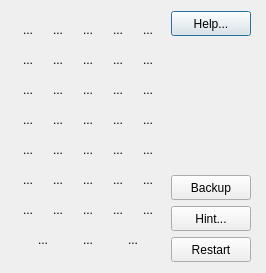
<?xml version="1.0" encoding="UTF-8"?>
<ui version="4.0">
 <class>CBidDialog</class>
 <widget class="QDialog" name="CBidDialog">
  <property name="geometry">
   <rect>
    <x>0</x>
    <y>0</y>
    <width>266</width>
    <height>273</height>
   </rect>
  </property>
  <property name="sizePolicy">
   <sizepolicy hsizetype="Preferred" vsizetype="Preferred">
    <horstretch>0</horstretch>
    <verstretch>0</verstretch>
   </sizepolicy>
  </property>
  <property name="windowTitle">
   <string>Bid</string>
  </property>
  <layout class="QVBoxLayout" name="verticalLayout_5">
   <item>
    <layout class="QHBoxLayout" name="horizontalLayout_12">
     <item>
      <layout class="QVBoxLayout" name="verticalLayout_2">
       <property name="spacing">
        <number>0</number>
       </property>
       <item>
        <layout class="QHBoxLayout" name="horizontalLayout_4">
         <item>
          <widget class="QToolButton" name="bid1C">
           <property name="sizePolicy">
            <sizepolicy hsizetype="Fixed" vsizetype="Fixed">
             <horstretch>0</horstretch>
             <verstretch>0</verstretch>
            </sizepolicy>
           </property>
           <property name="minimumSize">
            <size>
             <width>30</width>
             <height>22</height>
            </size>
           </property>
           <property name="text">
            <string>...</string>
           </property>
           <property name="icon">
            <iconset resource="images.qrc">
             <normaloff>:/newPrefix/resources/ico_1c.ico</normaloff>:/newPrefix/resources/ico_1c.ico</iconset>
           </property>
           <property name="iconSize">
            <size>
             <width>18</width>
             <height>12</height>
            </size>
           </property>
           <property name="popupMode">
            <enum>QToolButton::DelayedPopup</enum>
           </property>
           <property name="autoRaise">
            <bool>true</bool>
           </property>
           <property name="arrowType">
            <enum>Qt::NoArrow</enum>
           </property>
          </widget>
         </item>
         <item>
          <widget class="QToolButton" name="bid1D">
           <property name="sizePolicy">
            <sizepolicy hsizetype="Fixed" vsizetype="Fixed">
             <horstretch>0</horstretch>
             <verstretch>0</verstretch>
            </sizepolicy>
           </property>
           <property name="minimumSize">
            <size>
             <width>30</width>
             <height>22</height>
            </size>
           </property>
           <property name="text">
            <string>...</string>
           </property>
           <property name="icon">
            <iconset resource="images.qrc">
             <normaloff>:/newPrefix/resources/ico_1d.ico</normaloff>:/newPrefix/resources/ico_1d.ico</iconset>
           </property>
           <property name="iconSize">
            <size>
             <width>18</width>
             <height>12</height>
            </size>
           </property>
           <property name="autoRaise">
            <bool>true</bool>
           </property>
          </widget>
         </item>
         <item>
          <widget class="QToolButton" name="bid1H">
           <property name="sizePolicy">
            <sizepolicy hsizetype="Fixed" vsizetype="Fixed">
             <horstretch>0</horstretch>
             <verstretch>0</verstretch>
            </sizepolicy>
           </property>
           <property name="minimumSize">
            <size>
             <width>30</width>
             <height>22</height>
            </size>
           </property>
           <property name="text">
            <string>...</string>
           </property>
           <property name="icon">
            <iconset resource="images.qrc">
             <normaloff>:/newPrefix/resources/ico_1h.ico</normaloff>:/newPrefix/resources/ico_1h.ico</iconset>
           </property>
           <property name="iconSize">
            <size>
             <width>18</width>
             <height>12</height>
            </size>
           </property>
           <property name="autoRaise">
            <bool>true</bool>
           </property>
          </widget>
         </item>
         <item>
          <widget class="QToolButton" name="bid1S">
           <property name="sizePolicy">
            <sizepolicy hsizetype="Fixed" vsizetype="Fixed">
             <horstretch>0</horstretch>
             <verstretch>0</verstretch>
            </sizepolicy>
           </property>
           <property name="minimumSize">
            <size>
             <width>30</width>
             <height>22</height>
            </size>
           </property>
           <property name="text">
            <string>...</string>
           </property>
           <property name="icon">
            <iconset resource="images.qrc">
             <normaloff>:/newPrefix/resources/ico_1s.ico</normaloff>:/newPrefix/resources/ico_1s.ico</iconset>
           </property>
           <property name="iconSize">
            <size>
             <width>18</width>
             <height>12</height>
            </size>
           </property>
           <property name="autoRaise">
            <bool>true</bool>
           </property>
          </widget>
         </item>
         <item>
          <widget class="QToolButton" name="bid1NT">
           <property name="sizePolicy">
            <sizepolicy hsizetype="Fixed" vsizetype="Fixed">
             <horstretch>0</horstretch>
             <verstretch>0</verstretch>
            </sizepolicy>
           </property>
           <property name="minimumSize">
            <size>
             <width>30</width>
             <height>22</height>
            </size>
           </property>
           <property name="text">
            <string>...</string>
           </property>
           <property name="icon">
            <iconset resource="images.qrc">
             <normaloff>:/newPrefix/resources/ico_1nt.ico</normaloff>:/newPrefix/resources/ico_1nt.ico</iconset>
           </property>
           <property name="iconSize">
            <size>
             <width>18</width>
             <height>12</height>
            </size>
           </property>
           <property name="autoRaise">
            <bool>true</bool>
           </property>
          </widget>
         </item>
        </layout>
       </item>
       <item>
        <layout class="QHBoxLayout" name="horizontalLayout_5">
         <item>
          <widget class="QToolButton" name="bid2C">
           <property name="minimumSize">
            <size>
             <width>30</width>
             <height>22</height>
            </size>
           </property>
           <property name="text">
            <string>...</string>
           </property>
           <property name="icon">
            <iconset resource="images.qrc">
             <normaloff>:/newPrefix/resources/ico_2c.ico</normaloff>:/newPrefix/resources/ico_2c.ico</iconset>
           </property>
           <property name="iconSize">
            <size>
             <width>18</width>
             <height>12</height>
            </size>
           </property>
           <property name="autoRaise">
            <bool>true</bool>
           </property>
          </widget>
         </item>
         <item>
          <widget class="QToolButton" name="bid2D">
           <property name="minimumSize">
            <size>
             <width>30</width>
             <height>22</height>
            </size>
           </property>
           <property name="text">
            <string>...</string>
           </property>
           <property name="icon">
            <iconset resource="images.qrc">
             <normaloff>:/newPrefix/resources/ico_2d.ico</normaloff>:/newPrefix/resources/ico_2d.ico</iconset>
           </property>
           <property name="iconSize">
            <size>
             <width>18</width>
             <height>12</height>
            </size>
           </property>
           <property name="autoRaise">
            <bool>true</bool>
           </property>
          </widget>
         </item>
         <item>
          <widget class="QToolButton" name="bid2H">
           <property name="minimumSize">
            <size>
             <width>30</width>
             <height>22</height>
            </size>
           </property>
           <property name="text">
            <string>...</string>
           </property>
           <property name="icon">
            <iconset resource="images.qrc">
             <normaloff>:/newPrefix/resources/ico_2h.ico</normaloff>:/newPrefix/resources/ico_2h.ico</iconset>
           </property>
           <property name="iconSize">
            <size>
             <width>18</width>
             <height>12</height>
            </size>
           </property>
           <property name="autoRaise">
            <bool>true</bool>
           </property>
          </widget>
         </item>
         <item>
          <widget class="QToolButton" name="bid2S">
           <property name="minimumSize">
            <size>
             <width>30</width>
             <height>22</height>
            </size>
           </property>
           <property name="text">
            <string>...</string>
           </property>
           <property name="icon">
            <iconset resource="images.qrc">
             <normaloff>:/newPrefix/resources/ico_2s.ico</normaloff>:/newPrefix/resources/ico_2s.ico</iconset>
           </property>
           <property name="iconSize">
            <size>
             <width>18</width>
             <height>12</height>
            </size>
           </property>
           <property name="autoRaise">
            <bool>true</bool>
           </property>
          </widget>
         </item>
         <item>
          <widget class="QToolButton" name="bid2NT">
           <property name="minimumSize">
            <size>
             <width>30</width>
             <height>22</height>
            </size>
           </property>
           <property name="text">
            <string>...</string>
           </property>
           <property name="icon">
            <iconset resource="images.qrc">
             <normaloff>:/newPrefix/resources/ico_2nt.ico</normaloff>:/newPrefix/resources/ico_2nt.ico</iconset>
           </property>
           <property name="iconSize">
            <size>
             <width>18</width>
             <height>12</height>
            </size>
           </property>
           <property name="autoRaise">
            <bool>true</bool>
           </property>
          </widget>
         </item>
        </layout>
       </item>
       <item>
        <layout class="QHBoxLayout" name="horizontalLayout_6">
         <item>
          <widget class="QToolButton" name="bid3C">
           <property name="minimumSize">
            <size>
             <width>30</width>
             <height>22</height>
            </size>
           </property>
           <property name="text">
            <string>...</string>
           </property>
           <property name="icon">
            <iconset resource="images.qrc">
             <normaloff>:/newPrefix/resources/ico_3c.ico</normaloff>:/newPrefix/resources/ico_3c.ico</iconset>
           </property>
           <property name="iconSize">
            <size>
             <width>18</width>
             <height>12</height>
            </size>
           </property>
           <property name="autoRaise">
            <bool>true</bool>
           </property>
          </widget>
         </item>
         <item>
          <widget class="QToolButton" name="bid3D">
           <property name="minimumSize">
            <size>
             <width>30</width>
             <height>22</height>
            </size>
           </property>
           <property name="text">
            <string>...</string>
           </property>
           <property name="icon">
            <iconset resource="images.qrc">
             <normaloff>:/newPrefix/resources/ico_3d.ico</normaloff>:/newPrefix/resources/ico_3d.ico</iconset>
           </property>
           <property name="iconSize">
            <size>
             <width>18</width>
             <height>12</height>
            </size>
           </property>
           <property name="autoRaise">
            <bool>true</bool>
           </property>
          </widget>
         </item>
         <item>
          <widget class="QToolButton" name="bid3H">
           <property name="minimumSize">
            <size>
             <width>30</width>
             <height>22</height>
            </size>
           </property>
           <property name="text">
            <string>...</string>
           </property>
           <property name="icon">
            <iconset resource="images.qrc">
             <normaloff>:/newPrefix/resources/ico_3h.ico</normaloff>:/newPrefix/resources/ico_3h.ico</iconset>
           </property>
           <property name="iconSize">
            <size>
             <width>18</width>
             <height>12</height>
            </size>
           </property>
           <property name="autoRaise">
            <bool>true</bool>
           </property>
          </widget>
         </item>
         <item>
          <widget class="QToolButton" name="bid3S">
           <property name="minimumSize">
            <size>
             <width>30</width>
             <height>22</height>
            </size>
           </property>
           <property name="text">
            <string>...</string>
           </property>
           <property name="icon">
            <iconset resource="images.qrc">
             <normaloff>:/newPrefix/resources/ico_3s.ico</normaloff>:/newPrefix/resources/ico_3s.ico</iconset>
           </property>
           <property name="iconSize">
            <size>
             <width>18</width>
             <height>12</height>
            </size>
           </property>
           <property name="autoRaise">
            <bool>true</bool>
           </property>
          </widget>
         </item>
         <item>
          <widget class="QToolButton" name="bid3NT">
           <property name="minimumSize">
            <size>
             <width>30</width>
             <height>22</height>
            </size>
           </property>
           <property name="text">
            <string>...</string>
           </property>
           <property name="icon">
            <iconset resource="images.qrc">
             <normaloff>:/newPrefix/resources/ico_3nt.ico</normaloff>:/newPrefix/resources/ico_3nt.ico</iconset>
           </property>
           <property name="iconSize">
            <size>
             <width>18</width>
             <height>12</height>
            </size>
           </property>
           <property name="autoRaise">
            <bool>true</bool>
           </property>
          </widget>
         </item>
        </layout>
       </item>
       <item>
        <layout class="QHBoxLayout" name="horizontalLayout_7">
         <item>
          <widget class="QToolButton" name="bid4C">
           <property name="minimumSize">
            <size>
             <width>30</width>
             <height>22</height>
            </size>
           </property>
           <property name="text">
            <string>...</string>
           </property>
           <property name="icon">
            <iconset resource="images.qrc">
             <normaloff>:/newPrefix/resources/ico_4c.ico</normaloff>:/newPrefix/resources/ico_4c.ico</iconset>
           </property>
           <property name="iconSize">
            <size>
             <width>18</width>
             <height>12</height>
            </size>
           </property>
           <property name="autoRaise">
            <bool>true</bool>
           </property>
          </widget>
         </item>
         <item>
          <widget class="QToolButton" name="bid4D">
           <property name="minimumSize">
            <size>
             <width>30</width>
             <height>22</height>
            </size>
           </property>
           <property name="text">
            <string>...</string>
           </property>
           <property name="icon">
            <iconset resource="images.qrc">
             <normaloff>:/newPrefix/resources/ico_4d.ico</normaloff>:/newPrefix/resources/ico_4d.ico</iconset>
           </property>
           <property name="iconSize">
            <size>
             <width>18</width>
             <height>12</height>
            </size>
           </property>
           <property name="autoRaise">
            <bool>true</bool>
           </property>
          </widget>
         </item>
         <item>
          <widget class="QToolButton" name="bid4H">
           <property name="minimumSize">
            <size>
             <width>30</width>
             <height>22</height>
            </size>
           </property>
           <property name="text">
            <string>...</string>
           </property>
           <property name="icon">
            <iconset resource="images.qrc">
             <normaloff>:/newPrefix/resources/ico_4h.ico</normaloff>:/newPrefix/resources/ico_4h.ico</iconset>
           </property>
           <property name="iconSize">
            <size>
             <width>18</width>
             <height>12</height>
            </size>
           </property>
           <property name="autoRaise">
            <bool>true</bool>
           </property>
          </widget>
         </item>
         <item>
          <widget class="QToolButton" name="bid4S">
           <property name="minimumSize">
            <size>
             <width>30</width>
             <height>22</height>
            </size>
           </property>
           <property name="text">
            <string>...</string>
           </property>
           <property name="icon">
            <iconset resource="images.qrc">
             <normaloff>:/newPrefix/resources/ico_4s.ico</normaloff>:/newPrefix/resources/ico_4s.ico</iconset>
           </property>
           <property name="iconSize">
            <size>
             <width>18</width>
             <height>12</height>
            </size>
           </property>
           <property name="autoRaise">
            <bool>true</bool>
           </property>
          </widget>
         </item>
         <item>
          <widget class="QToolButton" name="bid4NT">
           <property name="minimumSize">
            <size>
             <width>30</width>
             <height>22</height>
            </size>
           </property>
           <property name="text">
            <string>...</string>
           </property>
           <property name="icon">
            <iconset resource="images.qrc">
             <normaloff>:/newPrefix/resources/ico_4nt.ico</normaloff>:/newPrefix/resources/ico_4nt.ico</iconset>
           </property>
           <property name="iconSize">
            <size>
             <width>18</width>
             <height>12</height>
            </size>
           </property>
           <property name="autoRaise">
            <bool>true</bool>
           </property>
          </widget>
         </item>
        </layout>
       </item>
       <item>
        <layout class="QHBoxLayout" name="horizontalLayout_8">
         <item>
          <widget class="QToolButton" name="bid5C">
           <property name="minimumSize">
            <size>
             <width>30</width>
             <height>22</height>
            </size>
           </property>
           <property name="text">
            <string>...</string>
           </property>
           <property name="icon">
            <iconset resource="images.qrc">
             <normaloff>:/newPrefix/resources/ico_5c.ico</normaloff>:/newPrefix/resources/ico_5c.ico</iconset>
           </property>
           <property name="iconSize">
            <size>
             <width>18</width>
             <height>12</height>
            </size>
           </property>
           <property name="autoRaise">
            <bool>true</bool>
           </property>
          </widget>
         </item>
         <item>
          <widget class="QToolButton" name="bid5D">
           <property name="minimumSize">
            <size>
             <width>30</width>
             <height>22</height>
            </size>
           </property>
           <property name="text">
            <string>...</string>
           </property>
           <property name="icon">
            <iconset resource="images.qrc">
             <normaloff>:/newPrefix/resources/ico_5d.ico</normaloff>:/newPrefix/resources/ico_5d.ico</iconset>
           </property>
           <property name="iconSize">
            <size>
             <width>18</width>
             <height>12</height>
            </size>
           </property>
           <property name="autoRaise">
            <bool>true</bool>
           </property>
          </widget>
         </item>
         <item>
          <widget class="QToolButton" name="bid5H">
           <property name="minimumSize">
            <size>
             <width>30</width>
             <height>22</height>
            </size>
           </property>
           <property name="text">
            <string>...</string>
           </property>
           <property name="icon">
            <iconset resource="images.qrc">
             <normaloff>:/newPrefix/resources/ico_5h.ico</normaloff>:/newPrefix/resources/ico_5h.ico</iconset>
           </property>
           <property name="iconSize">
            <size>
             <width>18</width>
             <height>12</height>
            </size>
           </property>
           <property name="autoRaise">
            <bool>true</bool>
           </property>
          </widget>
         </item>
         <item>
          <widget class="QToolButton" name="bid5S">
           <property name="minimumSize">
            <size>
             <width>30</width>
             <height>22</height>
            </size>
           </property>
           <property name="text">
            <string>...</string>
           </property>
           <property name="icon">
            <iconset resource="images.qrc">
             <normaloff>:/newPrefix/resources/ico_5s.ico</normaloff>:/newPrefix/resources/ico_5s.ico</iconset>
           </property>
           <property name="iconSize">
            <size>
             <width>18</width>
             <height>12</height>
            </size>
           </property>
           <property name="autoRaise">
            <bool>true</bool>
           </property>
          </widget>
         </item>
         <item>
          <widget class="QToolButton" name="bid5NT">
           <property name="minimumSize">
            <size>
             <width>30</width>
             <height>22</height>
            </size>
           </property>
           <property name="text">
            <string>...</string>
           </property>
           <property name="icon">
            <iconset resource="images.qrc">
             <normaloff>:/newPrefix/resources/ico_5nt.ico</normaloff>:/newPrefix/resources/ico_5nt.ico</iconset>
           </property>
           <property name="iconSize">
            <size>
             <width>18</width>
             <height>12</height>
            </size>
           </property>
           <property name="autoRaise">
            <bool>true</bool>
           </property>
          </widget>
         </item>
        </layout>
       </item>
       <item>
        <layout class="QHBoxLayout" name="horizontalLayout_9">
         <item>
          <widget class="QToolButton" name="bid6C">
           <property name="minimumSize">
            <size>
             <width>30</width>
             <height>22</height>
            </size>
           </property>
           <property name="text">
            <string>...</string>
           </property>
           <property name="icon">
            <iconset resource="images.qrc">
             <normaloff>:/newPrefix/resources/ico_6c.ico</normaloff>:/newPrefix/resources/ico_6c.ico</iconset>
           </property>
           <property name="iconSize">
            <size>
             <width>18</width>
             <height>12</height>
            </size>
           </property>
           <property name="autoRaise">
            <bool>true</bool>
           </property>
          </widget>
         </item>
         <item>
          <widget class="QToolButton" name="bid6D">
           <property name="minimumSize">
            <size>
             <width>30</width>
             <height>22</height>
            </size>
           </property>
           <property name="text">
            <string>...</string>
           </property>
           <property name="icon">
            <iconset resource="images.qrc">
             <normaloff>:/newPrefix/resources/ico_6d.ico</normaloff>:/newPrefix/resources/ico_6d.ico</iconset>
           </property>
           <property name="iconSize">
            <size>
             <width>18</width>
             <height>12</height>
            </size>
           </property>
           <property name="autoRaise">
            <bool>true</bool>
           </property>
          </widget>
         </item>
         <item>
          <widget class="QToolButton" name="bid6H">
           <property name="minimumSize">
            <size>
             <width>30</width>
             <height>22</height>
            </size>
           </property>
           <property name="text">
            <string>...</string>
           </property>
           <property name="icon">
            <iconset resource="images.qrc">
             <normaloff>:/newPrefix/resources/ico_6h.ico</normaloff>:/newPrefix/resources/ico_6h.ico</iconset>
           </property>
           <property name="iconSize">
            <size>
             <width>18</width>
             <height>12</height>
            </size>
           </property>
           <property name="autoRaise">
            <bool>true</bool>
           </property>
          </widget>
         </item>
         <item>
          <widget class="QToolButton" name="bid6S">
           <property name="minimumSize">
            <size>
             <width>30</width>
             <height>22</height>
            </size>
           </property>
           <property name="text">
            <string>...</string>
           </property>
           <property name="icon">
            <iconset resource="images.qrc">
             <normaloff>:/newPrefix/resources/ico_6s.ico</normaloff>:/newPrefix/resources/ico_6s.ico</iconset>
           </property>
           <property name="iconSize">
            <size>
             <width>18</width>
             <height>12</height>
            </size>
           </property>
           <property name="autoRaise">
            <bool>true</bool>
           </property>
          </widget>
         </item>
         <item>
          <widget class="QToolButton" name="bid6NT">
           <property name="minimumSize">
            <size>
             <width>30</width>
             <height>22</height>
            </size>
           </property>
           <property name="text">
            <string>...</string>
           </property>
           <property name="icon">
            <iconset resource="images.qrc">
             <normaloff>:/newPrefix/resources/ico_6nt.ico</normaloff>:/newPrefix/resources/ico_6nt.ico</iconset>
           </property>
           <property name="iconSize">
            <size>
             <width>18</width>
             <height>12</height>
            </size>
           </property>
           <property name="autoRaise">
            <bool>true</bool>
           </property>
          </widget>
         </item>
        </layout>
       </item>
       <item>
        <layout class="QHBoxLayout" name="horizontalLayout_10">
         <item>
          <widget class="QToolButton" name="bid7C">
           <property name="minimumSize">
            <size>
             <width>30</width>
             <height>22</height>
            </size>
           </property>
           <property name="text">
            <string>...</string>
           </property>
           <property name="icon">
            <iconset resource="images.qrc">
             <normaloff>:/newPrefix/resources/ico_7c.ico</normaloff>:/newPrefix/resources/ico_7c.ico</iconset>
           </property>
           <property name="iconSize">
            <size>
             <width>18</width>
             <height>12</height>
            </size>
           </property>
           <property name="autoRaise">
            <bool>true</bool>
           </property>
          </widget>
         </item>
         <item>
          <widget class="QToolButton" name="bid7D">
           <property name="minimumSize">
            <size>
             <width>30</width>
             <height>22</height>
            </size>
           </property>
           <property name="text">
            <string>...</string>
           </property>
           <property name="icon">
            <iconset resource="images.qrc">
             <normaloff>:/newPrefix/resources/ico_7d.ico</normaloff>:/newPrefix/resources/ico_7d.ico</iconset>
           </property>
           <property name="iconSize">
            <size>
             <width>18</width>
             <height>12</height>
            </size>
           </property>
           <property name="autoRaise">
            <bool>true</bool>
           </property>
          </widget>
         </item>
         <item>
          <widget class="QToolButton" name="bid7H">
           <property name="minimumSize">
            <size>
             <width>30</width>
             <height>22</height>
            </size>
           </property>
           <property name="text">
            <string>...</string>
           </property>
           <property name="icon">
            <iconset resource="images.qrc">
             <normaloff>:/newPrefix/resources/ico_7h.ico</normaloff>:/newPrefix/resources/ico_7h.ico</iconset>
           </property>
           <property name="iconSize">
            <size>
             <width>18</width>
             <height>12</height>
            </size>
           </property>
           <property name="autoRaise">
            <bool>true</bool>
           </property>
          </widget>
         </item>
         <item>
          <widget class="QToolButton" name="bid7S">
           <property name="minimumSize">
            <size>
             <width>30</width>
             <height>22</height>
            </size>
           </property>
           <property name="text">
            <string>...</string>
           </property>
           <property name="icon">
            <iconset resource="images.qrc">
             <normaloff>:/newPrefix/resources/ico_7s.ico</normaloff>:/newPrefix/resources/ico_7s.ico</iconset>
           </property>
           <property name="iconSize">
            <size>
             <width>18</width>
             <height>12</height>
            </size>
           </property>
           <property name="autoRaise">
            <bool>true</bool>
           </property>
          </widget>
         </item>
         <item>
          <widget class="QToolButton" name="bid7NT">
           <property name="minimumSize">
            <size>
             <width>30</width>
             <height>22</height>
            </size>
           </property>
           <property name="text">
            <string>...</string>
           </property>
           <property name="icon">
            <iconset resource="images.qrc">
             <normaloff>:/newPrefix/resources/ico_7nt.ico</normaloff>:/newPrefix/resources/ico_7nt.ico</iconset>
           </property>
           <property name="iconSize">
            <size>
             <width>18</width>
             <height>12</height>
            </size>
           </property>
           <property name="autoRaise">
            <bool>true</bool>
           </property>
          </widget>
         </item>
        </layout>
       </item>
       <item>
        <layout class="QHBoxLayout" name="horizontalLayout_11">
         <item>
          <widget class="QToolButton" name="bidPass">
           <property name="sizePolicy">
            <sizepolicy hsizetype="Fixed" vsizetype="Fixed">
             <horstretch>0</horstretch>
             <verstretch>0</verstretch>
            </sizepolicy>
           </property>
           <property name="minimumSize">
            <size>
             <width>30</width>
             <height>22</height>
            </size>
           </property>
           <property name="toolTip">
            <string>Pass</string>
           </property>
           <property name="text">
            <string>...</string>
           </property>
           <property name="icon">
            <iconset resource="images.qrc">
             <normaloff>:/newPrefix/resources/ico_pass.ico</normaloff>:/newPrefix/resources/ico_pass.ico</iconset>
           </property>
           <property name="iconSize">
            <size>
             <width>18</width>
             <height>12</height>
            </size>
           </property>
           <property name="toolButtonStyle">
            <enum>Qt::ToolButtonIconOnly</enum>
           </property>
           <property name="autoRaise">
            <bool>true</bool>
           </property>
          </widget>
         </item>
         <item>
          <widget class="QToolButton" name="bidDouble">
           <property name="sizePolicy">
            <sizepolicy hsizetype="Fixed" vsizetype="Fixed">
             <horstretch>0</horstretch>
             <verstretch>0</verstretch>
            </sizepolicy>
           </property>
           <property name="minimumSize">
            <size>
             <width>30</width>
             <height>22</height>
            </size>
           </property>
           <property name="toolTip">
            <string>Double the opponent's bid</string>
           </property>
           <property name="text">
            <string>...</string>
           </property>
           <property name="icon">
            <iconset resource="images.qrc">
             <normaloff>:/newPrefix/resources/ico_double.ico</normaloff>:/newPrefix/resources/ico_double.ico</iconset>
           </property>
           <property name="iconSize">
            <size>
             <width>18</width>
             <height>12</height>
            </size>
           </property>
           <property name="toolButtonStyle">
            <enum>Qt::ToolButtonIconOnly</enum>
           </property>
           <property name="autoRaise">
            <bool>true</bool>
           </property>
          </widget>
         </item>
         <item>
          <widget class="QToolButton" name="bidRedouble">
           <property name="minimumSize">
            <size>
             <width>30</width>
             <height>22</height>
            </size>
           </property>
           <property name="toolTip">
            <string>Redouble the opponents bid</string>
           </property>
           <property name="text">
            <string>...</string>
           </property>
           <property name="icon">
            <iconset resource="images.qrc">
             <normaloff>:/newPrefix/resources/ico_redouble.ico</normaloff>:/newPrefix/resources/ico_redouble.ico</iconset>
           </property>
           <property name="iconSize">
            <size>
             <width>18</width>
             <height>12</height>
            </size>
           </property>
           <property name="toolButtonStyle">
            <enum>Qt::ToolButtonIconOnly</enum>
           </property>
           <property name="autoRaise">
            <bool>true</bool>
           </property>
          </widget>
         </item>
        </layout>
       </item>
      </layout>
     </item>
     <item>
      <layout class="QVBoxLayout" name="verticalLayout_4">
       <item>
        <widget class="QPushButton" name="help">
         <property name="sizePolicy">
          <sizepolicy hsizetype="Fixed" vsizetype="Fixed">
           <horstretch>0</horstretch>
           <verstretch>0</verstretch>
          </sizepolicy>
         </property>
         <property name="minimumSize">
          <size>
           <width>60</width>
           <height>25</height>
          </size>
         </property>
         <property name="toolTip">
          <string>Help on using this dialog</string>
         </property>
         <property name="text">
          <string>Help...</string>
         </property>
        </widget>
       </item>
       <item>
        <spacer name="verticalSpacer">
         <property name="orientation">
          <enum>Qt::Vertical</enum>
         </property>
         <property name="sizeHint" stdset="0">
          <size>
           <width>20</width>
           <height>40</height>
          </size>
         </property>
        </spacer>
       </item>
       <item>
        <widget class="QPushButton" name="bidBackup">
         <property name="sizePolicy">
          <sizepolicy hsizetype="Fixed" vsizetype="Fixed">
           <horstretch>0</horstretch>
           <verstretch>0</verstretch>
          </sizepolicy>
         </property>
         <property name="minimumSize">
          <size>
           <width>60</width>
           <height>25</height>
          </size>
         </property>
         <property name="toolTip">
          <string>Backup one bid</string>
         </property>
         <property name="text">
          <string>Backup</string>
         </property>
        </widget>
       </item>
       <item>
        <widget class="QPushButton" name="bidHint">
         <property name="sizePolicy">
          <sizepolicy hsizetype="Fixed" vsizetype="Fixed">
           <horstretch>0</horstretch>
           <verstretch>0</verstretch>
          </sizepolicy>
         </property>
         <property name="minimumSize">
          <size>
           <width>60</width>
           <height>25</height>
          </size>
         </property>
         <property name="toolTip">
          <string>Get a bidding hint</string>
         </property>
         <property name="text">
          <string>Hint...</string>
         </property>
        </widget>
       </item>
       <item>
        <widget class="QPushButton" name="bidRestart">
         <property name="sizePolicy">
          <sizepolicy hsizetype="Fixed" vsizetype="Fixed">
           <horstretch>0</horstretch>
           <verstretch>0</verstretch>
          </sizepolicy>
         </property>
         <property name="minimumSize">
          <size>
           <width>60</width>
           <height>25</height>
          </size>
         </property>
         <property name="toolTip">
          <string>Restart the bidding</string>
         </property>
         <property name="text">
          <string>Restart</string>
         </property>
        </widget>
       </item>
      </layout>
     </item>
    </layout>
   </item>
  </layout>
 </widget>
 <tabstops>
  <tabstop>help</tabstop>
  <tabstop>bidBackup</tabstop>
  <tabstop>bidHint</tabstop>
  <tabstop>bidRestart</tabstop>
  <tabstop>bid2D</tabstop>
  <tabstop>bid2H</tabstop>
  <tabstop>bid2S</tabstop>
  <tabstop>bid2NT</tabstop>
  <tabstop>bid3C</tabstop>
  <tabstop>bid3D</tabstop>
  <tabstop>bid3H</tabstop>
  <tabstop>bid3S</tabstop>
  <tabstop>bid3NT</tabstop>
  <tabstop>bid4C</tabstop>
  <tabstop>bid4D</tabstop>
  <tabstop>bid4H</tabstop>
  <tabstop>bid4S</tabstop>
  <tabstop>bid4NT</tabstop>
  <tabstop>bid5C</tabstop>
  <tabstop>bid5D</tabstop>
  <tabstop>bid5H</tabstop>
  <tabstop>bid5S</tabstop>
  <tabstop>bid5NT</tabstop>
  <tabstop>bid6C</tabstop>
  <tabstop>bid6D</tabstop>
  <tabstop>bid6H</tabstop>
  <tabstop>bid6S</tabstop>
  <tabstop>bid6NT</tabstop>
  <tabstop>bid7C</tabstop>
  <tabstop>bid7D</tabstop>
  <tabstop>bid7H</tabstop>
  <tabstop>bid7S</tabstop>
  <tabstop>bid7NT</tabstop>
  <tabstop>bidPass</tabstop>
  <tabstop>bidDouble</tabstop>
  <tabstop>bidRedouble</tabstop>
  <tabstop>bid1C</tabstop>
  <tabstop>bid1D</tabstop>
  <tabstop>bid1H</tabstop>
  <tabstop>bid1S</tabstop>
  <tabstop>bid1NT</tabstop>
  <tabstop>bid2C</tabstop>
 </tabstops>
 <resources>
  <include location="images.qrc"/>
 </resources>
 <connections/>
</ui>
